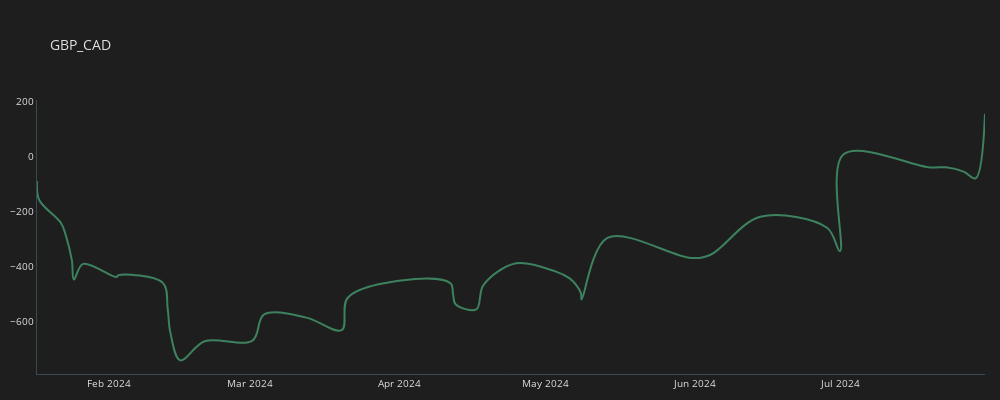

Notebook code for this chart:
### Code cell
plot_line(trades_cad_jpy, "GBP_CAD")
